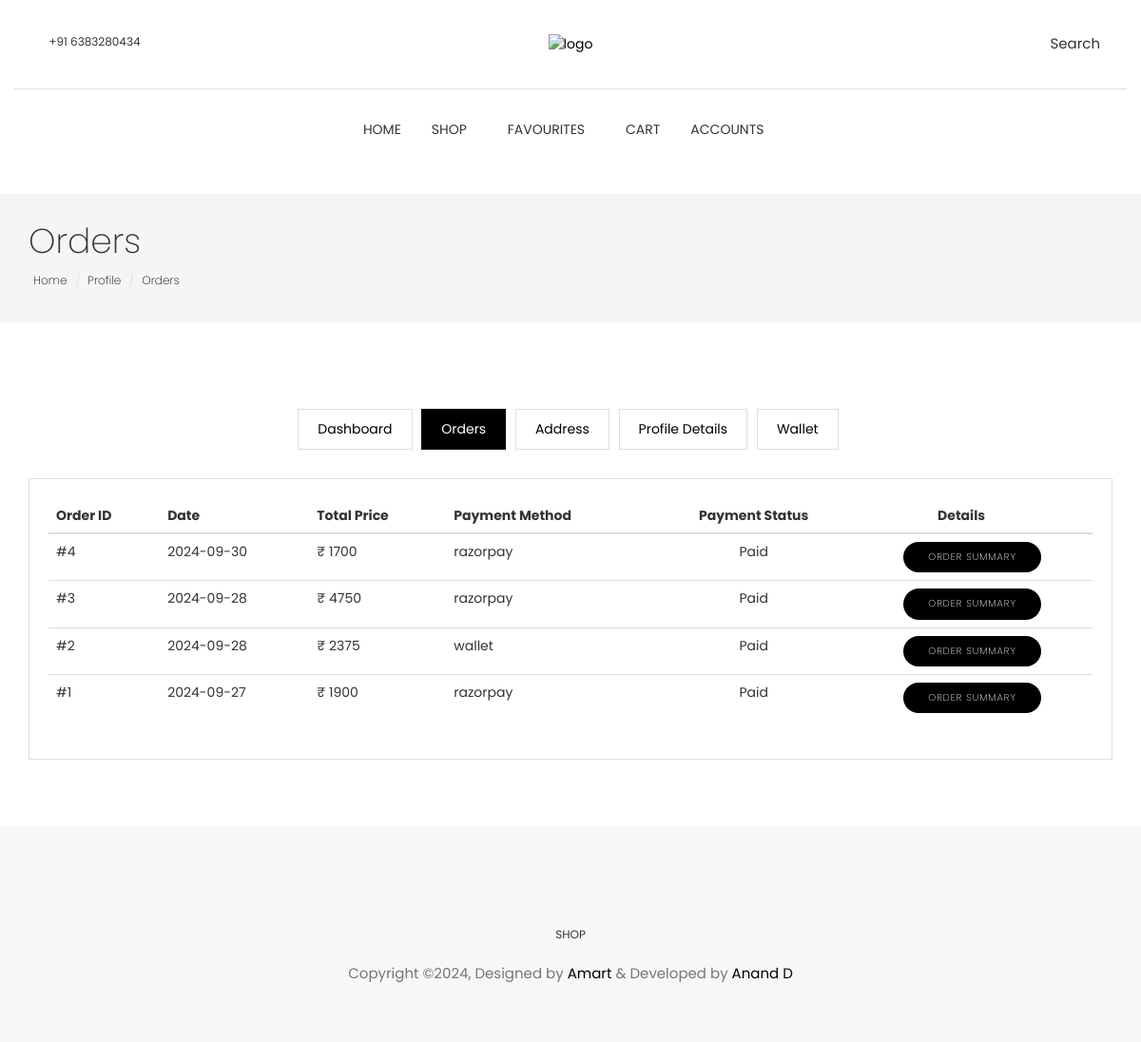
/customer/orders (signed in), run on an earlier commit of the app's database.
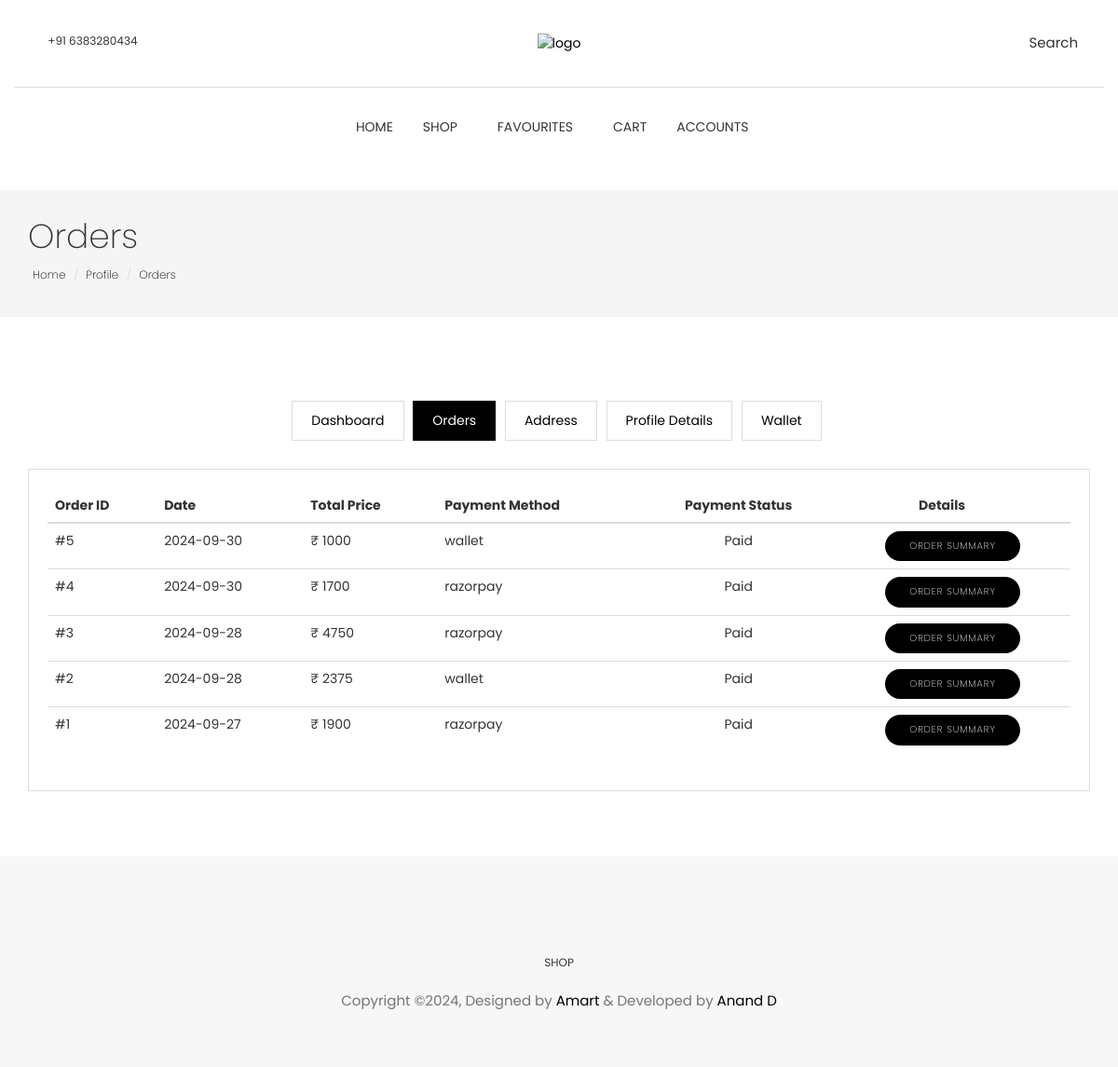
And on a later commit of the database.
### customer/models.py (models this page shows, shortened)
class Order(models.Model):
    STATUS_CHOICES = [
        ("pending", "pending"),
        ("confirmed", "confirmed"),
        ("shipped", "shipped"),
        ("delivered", "delivered"),
    ]
    customer = models.ForeignKey(Customer, on_delete=models.CASCADE)
    address = models.TextField()
    total_amount = models.PositiveIntegerField()
    discount = models.PositiveIntegerField(null=True, blank=True)
    offer = models.PositiveIntegerField(null=True, blank=True)
    coupon = models.ForeignKey(Coupon, on_delete=models.SET_NULL, null=True, blank=True)
    is_paid = models.BooleanField(default=False)
    payment_method = models.TextField()
    status = models.CharField(max_length=20, choices=STATUS_CHOICES, default="pending")
    created_at = models.DateTimeField(auto_now_add=True)
    updated_at = models.DateTimeField(auto_now=True)
    class Meta:
        ordering = ["-created_at"]

### customer/views.py (the view)
# urls.py: path("orders", views.orders, name="customer_orders"),
@login_required
def orders(request):
    customer = Customer.objects.get(id=request.user.id)
    orders = (
        Order.objects.filter(customer=customer)
        .annotate(total_quantity=Sum("items__quantity"))
        .order_by("-created_at")
    )
    for order in orders:
        order.order_items = OrderItem.objects.filter(order=order)
        order.sub_total = 0
        for order_item in order.order_items:
            order_item.product.primary_image = order_item.product.product_images.filter(
                priority=1
            ).first()
            order.sub_total += order_item.quantity * order_item.inventory.price
    context = {"customer": customer, "orders": orders}
    return render(request, "customer/customer-orders.html", context)

### templates/customer/customer-orders.html (shortened to what the changed rows need)
{% extends "home/base.html" %}
{% load static %}
{% block content %}
<link rel="stylesheet" href="https://cdn.jsdelivr.net/npm/sweetalert2@11/dist/sweetalert2.min.css">
<section class="page-header">
    <div class="container">
        <div class="row">
            <div class="col-md-12">
                <div class="content">
                    <h1 class="page-name">Orders</h1>
                </div>
            </div>
        </div>
    </div>
</section>
    <section class="user-dashboard page-wrapper">
        <div class="container">
            <div class="row">
                <div class="col-md-12">
                    <div class="dashboard-wrapper user-dashboard">
                        {% if orders %}
                        <div class="table-responsive">
                            <table class="table">
                                <thead>
                                    <tr>
                                        <th>Order ID</th>
                                        <th>Date</th>
                                        <th>Total Price</th>
                                        <th>Payment Method</th>
                                        <th class="text-center">Payment Status</th>
                                        <th style="padding-left: 90px;">Details</th>
                                    </tr>
                                </thead>
                                <tbody>
                                    {% for order in orders %}
                                        <tr>
                                            <td>#{{ order.id }}</td>
                                            <td>{{ order.created_at|date:"Y-m-d" }}</td>
                                            <td>₹ {{ order.total_amount }}</td>
                                            <td>{{ order.payment_method }}</td>
                                            <td class="text-center">
                                                {% if order.payment_method == 'wallet' %}
                                                    Paid
                                                {% elif order.is_paid %}
                                                    Paid
                                                {% elif order.payment_status == 'failed' %}
                                                    Failed
                                                    <button onclick="retryPayment({{ order.id }})" class="retry-payment-btn">Retry Payment</button>
                                                {% else %}
                                                    <a href="{% url "pay_now" order.id %}" class="btn btn-small btn-round-full">Pay Now</a>
                                                {% endif %}
                                            </td>
                                            <td>
                                                <center>
                                                    <a href="#" data-toggle="modal" data-target="#order-view-modal-{{ order.id }}" class="btn btn-small btn-round-full">Order Summary</a>
                                                </center>
                                            </td>
                                        </tr>
                                    {% endfor %}
                                </tbody>
                            </table>
                        </div>
                        {% else %}
                        <p>No Orders Yet. Shop Now!</p>
                        <hr>
                        <a href="{% url "shop" %}" class="btn btn-main">Shop NOw</a >
                        {% endif %}
                    </div>
                </div>
            </div>
        </div>
    </section>
{% endblock content %}

What changed in the data, as far as the page shows it:
added Order: id "5", created_at "2024-09-30", total_amount "1000", payment_method "wallet", shows "Paid"
